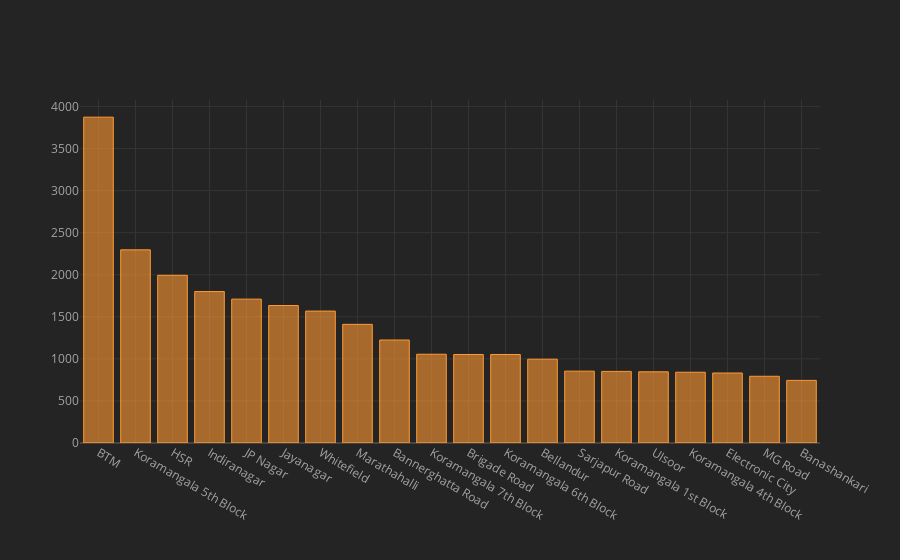

Notebook source saved alongside this figure:
### Markdown cell above
# Restaurants per location

### Code cell
df["location"].value_counts().head(20).iplot(kind="bar")

### Figure 1 — Plotly figure (JSON) as saved in the notebook; plotly's stock layout.template omitted (floating-point values rounded to 4 significant figures)
{"data": [{"marker": {"color": "rgba(255, 153, 51, 0.6)", "line": {"color": "rgba(255, 153, 51, 1.0)", "width": 1}}, "name": "location", "orientation": "v", "text": "", "type": "bar", "x": ["BTM", "Koramangala 5th Block", "HSR", "Indiranagar", "JP Nagar", "Jayanagar", "Whitefield", "Marathahalli", "Bannerghatta Road", "Koramangala 7th Block", "Brigade Road", "Koramangala 6th Block", "Bellandur", "Sarjapur Road", "Koramangala 1st Block", "Ulsoor", "Koramangala 4th Block", "Electronic City", "MG Road", "Banashankari"], "y": [3873, 2296, 1993, 1800, 1710, 1634, 1568, 1410, 1224, 1055, 1052, 1052, 996, 854, 851, 846, 841, 832, 793, 744]}], "layout": {"legend": {"bgcolor": "#242424", "font": {"color": "#F4F4F4"}}, "paper_bgcolor": "#242424", "plot_bgcolor": "#242424", "title": {"font": {"color": "#F4F4F4"}}, "xaxis": {"gridcolor": "#343434", "showgrid": true, "tickfont": {"color": "#A4A4A4"}, "title": {"font": {"color": "#A4A4A4"}, "text": ""}, "zerolinecolor": "#444444"}, "yaxis": {"gridcolor": "#343434", "showgrid": true, "tickfont": {"color": "#A4A4A4"}, "title": {"font": {"color": "#A4A4A4"}, "text": ""}, "zerolinecolor": "#444444"}}}
